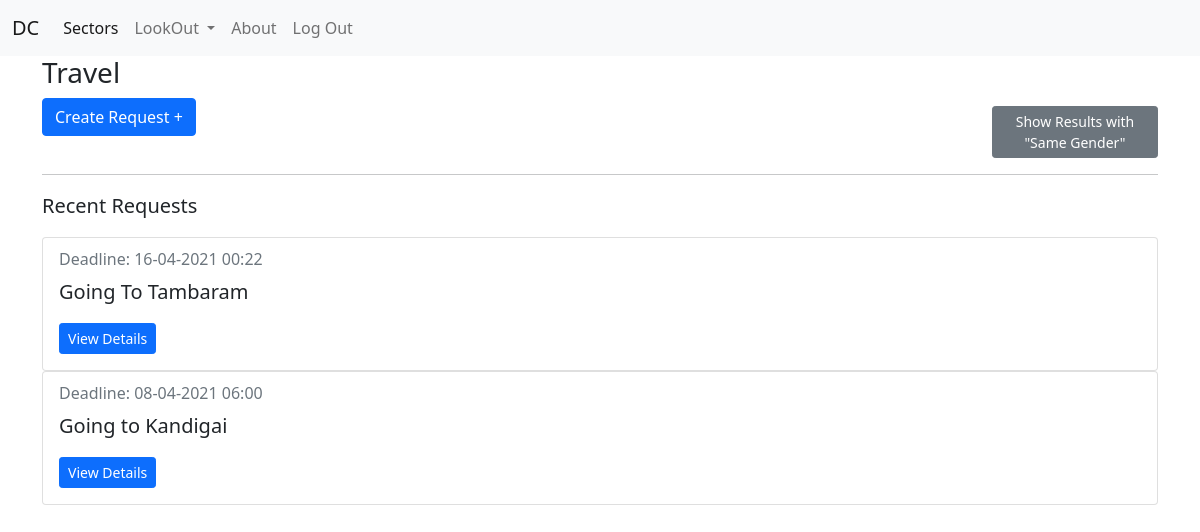
/sector/1/0/ (signed in), run on an earlier commit of the app's database.
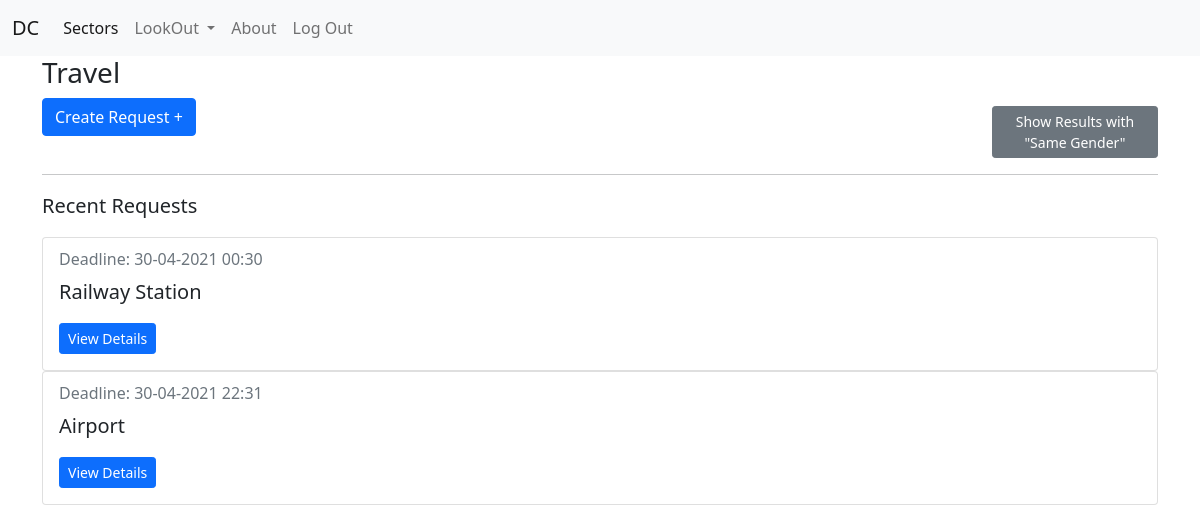
And on a later commit of the database.
### connect/models.py (models this page shows, shortened)
class Request(models.Model):
    requester = models.ForeignKey(User,on_delete=models.CASCADE,blank=True,related_name='req')
    sector = models.ForeignKey(SectorField,on_delete=models.CASCADE,related_name='reqsec')
    genre = models.CharField(max_length=56,null=True,blank=True)
    subject = models.CharField(max_length=128)
    content = models.TextField()
    match_with_same_gender = models.BooleanField(default=False)
    deadline = models.DateTimeField()
    is_first_year_req = models.BooleanField(default=False)
    created_at = models.DateTimeField(auto_now_add=True)
    deleted = models.BooleanField(default=False)
    pending = models.BooleanField(default=True)
    class Meta:
        ordering = ['-created_at']

### connect/views.py (the view)
# urls.py: path('sector/<int:id>/<int:type_>/',views.DisplayRequest.as_view(),name='display-request'),
class DisplayRequest(LoginRequiredMixin,View):
    def get(self,request,id,type_,*args,**kwargs):
        sector = get_object_or_404(SectorField,pk=id)
        if request.user.info.year == 1:
            requests_ = Request.objects.filter(sector=sector,is_first_year_req = True,deleted=False,pending=True)
        else:
            requests_ = Request.objects.filter(sector=sector,is_first_year_req = False,deleted=False,pending=True)
        final_requests =  []
        for i in requests_:
            if(i.match_with_same_gender):
                if(request.user.info.gender == i.requester.info.gender):
                    final_requests.append(i)
            elif(type_ == 1):
                if(request.user.info.gender == i.requester.info.gender):
                    final_requests.append(i)
            else:
                final_requests.append(i)
        data = {
            'sector':sector,
            'requests':final_requests,
            'type_':type_,
        }
        return render(request,'connect/sector-detail.html',context=data)

### connect/templates/connect/sector-detail.html (shortened to what this page needs)
{% extends 'base.html' %}
{% block content %}
<h3>{{sector.name}}</h3>
<div class="row">
    <div class="col-lg-10 col-sm-12">
        <a class="btn btn-primary" href="{% url 'connect:create-request' sector.id %}">Create Request +</a>
    </div>
    <div class="col-lg-2 col-sm-12 mt-2">
        {% if type_ == 0 %}
            <a class="btn btn-secondary btn-sm" href="{% url 'connect:display-request' sector.id 1 %}">Show Results with "Same Gender"</a>
        {% else %}
            <a class="btn btn-secondary btn-sm" href="{% url 'connect:display-request' sector.id 0 %}">Show Original Results</a>
        {% endif %}
    </div>
</div>
<hr>
<div>
    <p class="lead">Recent Requests</p>
    {% for req in requests %}
        <div class="card">
            <div class="card-body">
                <h6 class="card-subtitle mb-2 text-muted">Deadline: {{req.deadline | date:'d-m-Y H:i'}}</h6>
                <p class="card-text lead">{{req.subject}}</p>
                <a class="btn btn-primary btn-sm" href="{% url 'connect:detail-request' req.id %}">View Details</a>
            </div>
        </div>
    {% empty %}
        <p>No Recent Requests :(</p>
    {% endfor %}
</div>
{% endblock %}

What changed in the data, as far as the page shows it:
no longer on this page (row edited): Request: deadline "16-04-2021 00:22", subject "Going To Tambaram"
no longer on this page (row edited): Request: deadline "08-04-2021 06:00", subject "Going to Kandigai"
added Request: deadline "30-04-2021 00:30", subject "Railway Station"
added Request: deadline "30-04-2021 22:31", subject "Airport"
